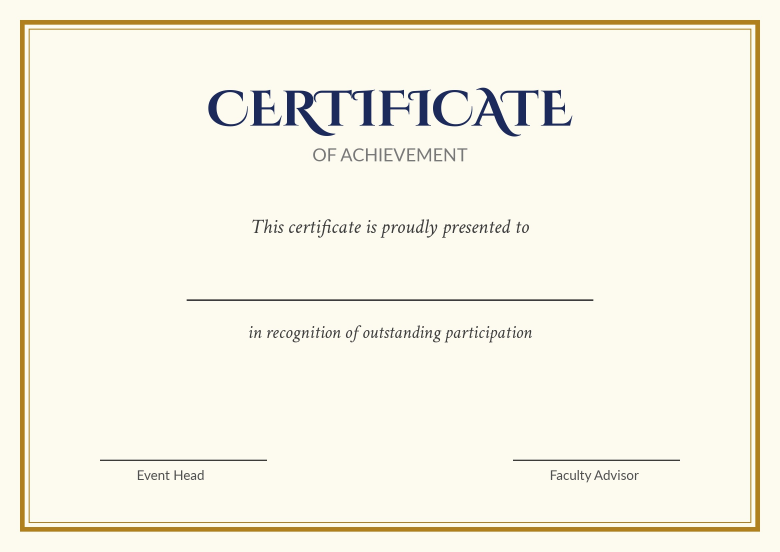
#> input picture samples/templates/classic_gold.jpg, 2339 x 1654 px (shown at 1/3 size)
$ python -i ai_helpers.py   (imports and definitions only)
#> lines starting #> are read from the running program, lines starting #| are printed output that depends on the picture; after the words box and inside, x2 and y2 are one past the last pixel; in counts of white or black regions, pixels touching at a corner belong together
#> further down, picture is the input picture: PIL image 2339x1654 RGB; mean R, G, B 246.4, 243.2, 229.2
"""Smart helpers.

1. suggest_name_position()  - looks at the template picture and finds the best
   spot for the participant's name (a blank line, or the biggest empty area).
   Pure image analysis, works offline.

2. draft_email_offline()    - ready-made email wording in different tones.

3. draft_email_with_ai()    - OPTIONAL. Uses Claude or Gemini (the organiser's
   own API key) to write the email from a one-line description.
   Only the event description you type is sent. No participant names or
   emails are ever sent to the AI service.
"""
from __future__ import annotations

import json
import re
import urllib.error
import urllib.request

import numpy as np
from PIL import Image, ImageFilter


# --------------------------------------------------------------------------
# 1. Smart name placement
# --------------------------------------------------------------------------
# [22 lines left out: function _largest_empty_rectangle, not called in this run]


def suggest_name_position(image: Image.Image) -> dict:
    """Return {"x","y","w","reason"} - anchor (x, baseline y) and width limit, all as
    fractions of the page, for a centred participant name."""
    gray_img = image.convert("L")
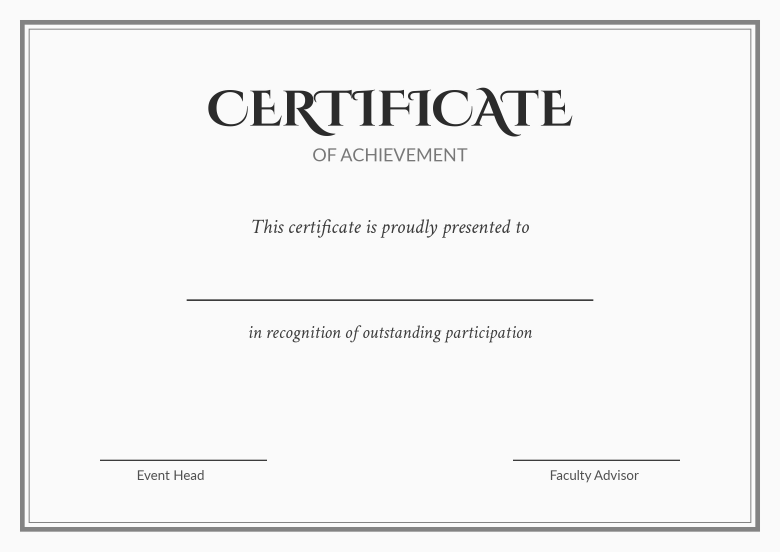
#> gray_img: PIL image 2339x1654 L (shown at 1/3 size); min 30, max 255, mean 242.3
    width = 800
    height = max(1, round(gray_img.height * width / gray_img.width))
#> height = 566
    gray_img = gray_img.resize((width, height), Image.LANCZOS)
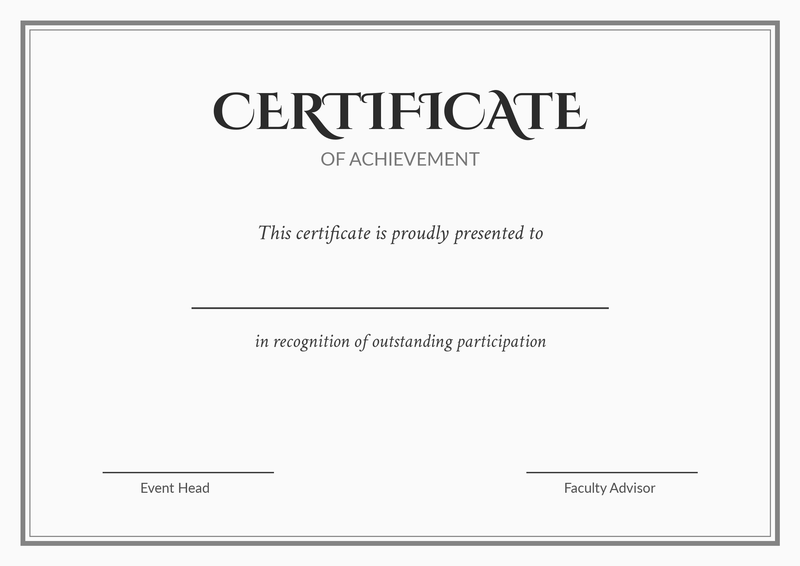
#> gray_img: PIL image 800x566 L; min 13, max 255, mean 242.2
    gray = np.asarray(gray_img, dtype=float)

    # --- A. look for a blank line ("____") where a name is meant to be written
    local_mean = np.asarray(gray_img.filter(ImageFilter.BoxBlur(10)), dtype=float)
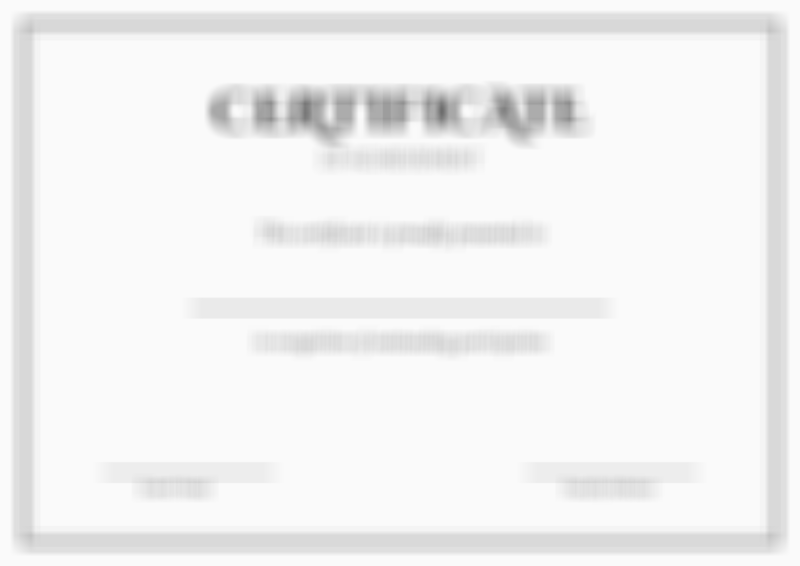
#> local_mean: shape (566, 800) float64; min 109, max 250, mean 242.2
    ink = gray < local_mean - 28
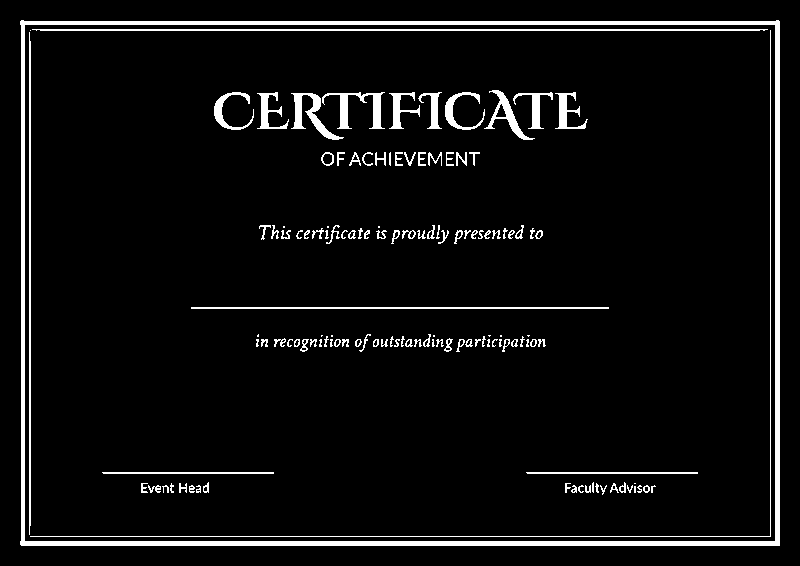
#> ink: shape (566, 800) bool; 5.6% white; 132 white regions (22 under 20 px), largest, box (x1, y1, x2, y2) and area: (20, 20, 780, 546) 11489, (32, 29, 768, 31) 1459, (30, 30, 771, 537) 1247
    best = None
    min_run = int(width * 0.16)
    for y in range(int(height * 0.28), int(height * 0.74)):
        row = ink[y]
        # longest run of True
        padded = np.concatenate(([0], row.astype(int), [0]))
        diff = np.diff(padded)
        starts, ends = np.where(diff == 1)[0], np.where(diff == -1)[0]
        if len(starts) == 0:
            continue
        lengths = ends - starts
        k = int(np.argmax(lengths))
        if lengths[k] < min_run:
            continue
        x0, x1 = int(starts[k]), int(ends[k])
        # a real writing line has empty space above it
        band = ink[max(0, y - int(height * 0.09)):max(1, y - 6), x0:x1]
        density = band.mean() if band.size else 1.0
        if density > 0.04:
            continue
        score = lengths[k] * (1 - density) - abs((x0 + x1) / 2 - width / 2) * 0.3
        if best is None or score > best[0]:
            best = (score, y, x0, x1)
#> this loop made 260 passes
#> (k, x0, x1, score, best) on pass 150: (2, 191, 609, 418, (418, 307, 191, 609))
#> k on passes 1 to 6: 8, 8, 5, 5, 22, 23
    if best:
        _, y, x0, x1 = best
#> y = 307
        line_width = (x1 - x0) / width
#> line_width = 0.522
        return _finish({
            "x": ((x0 + x1) / 2) / width,
            "y": (y - 5) / height,
            "w": min(0.9, line_width * 1.05),
            "reason": "Found a blank line on the template - name placed just above it.",
        }, gray, width, height)

    # --- B. otherwise use the biggest empty area in the middle of the page
    cell = 16
    gh, gw = height // cell, width // cell
    grid = gray[:gh * cell, :gw * cell].reshape(gh, cell, gw, cell)
    flat = grid.std(axis=(1, 3)) < 9
    means = grid.mean(axis=(1, 3))
    # the page colour = the most common colour among flat cells (ignores coloured side bars)
    if flat.any():
        values, counts = np.unique((means[flat] // 12).astype(int), return_counts=True)
        background = float(values[int(np.argmax(counts))] * 12 + 6)
        flat = flat & (np.abs(means - background) < 24)
    lo, hi = int(gh * 0.25), int(gh * 0.80)
    r, c, h, w = _largest_empty_rectangle(flat[lo:hi], height_cap=max(2, int(gh * 0.16)))
    if h >= 2 and w >= gw * 0.25:
        center_x = (c + w / 2) / gw
        center_y = (lo + r + h / 2) / gh
        return _finish({
            "x": center_x, "y": min(0.9, center_y + 0.03), "w": min(0.9, w / gw * 0.95),
            "reason": "Placed in the largest empty area of the template.",
        }, gray, width, height)

    return _finish({"x": 0.5, "y": 0.55, "w": 0.6,
                    "reason": "Could not find an empty area - centred as a starting point."}, gray, width, height)


def _finish(result: dict, gray: np.ndarray, width: int, height: int) -> dict:
    """Plain floats (JSON-safe) + a text colour that is readable on this background."""
#> called with width = 800, height = 566
    x0 = int(max(0, (result["x"] - result["w"] / 2)) * width)
#> x0 = 180
    x1 = int(min(1, (result["x"] + result["w"] / 2)) * width)
#> x1 = 619
    y0 = int(max(0, result["y"] - 0.08) * height)
#> y0 = 256
    y1 = int(min(1, result["y"] + 0.02) * height)
#> y1 = 313
    patch = gray[y0:max(y1, y0 + 1), x0:max(x1, x0 + 1)]
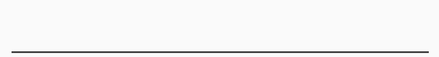
#> patch: shape (57, 439) float64; min 44, max 255, mean 244.4
    dark = bool(patch.size and patch.mean() < 110)
#> dark = False
    out = {k: (float(v) if not isinstance(v, str) else v) for k, v in result.items()}
#> out = 4 items
    out["color"] = "#f3e2a9" if dark else "#1b2a5a"
    return out


# --------------------------------------------------------------------------
# 2. Email wording without AI
# --------------------------------------------------------------------------
TONES = {
    "Formal": (
        "Your {{Event}} certificate",
        "Dear {{Name}},\n\n"
        "Thank you for your participation in {{Event}}. Please find your certificate "
        "attached to this email as a PDF.\n\n"
        "We appreciate your contribution and wish you every success in the future.\n\n"
        "Yours sincerely,\n{{Organizer}}",
    ),
    "Friendly": (
        "Congratulations, {{Name}}! Your {{Event}} certificate is here",
        "Hi {{Name}},\n\n"
        "Congratulations, and thank you for being part of {{Event}}! "
        "Your certificate is attached to this email (PDF).\n\n"
        "It was great having you with us - hope to see you at our next event.\n\n"
        "Cheers,\n{{Organizer}}",
    ),
    "Short & simple": (
        "Your certificate - {{Event}}",
        "Dear {{Name}},\n\nYour certificate for {{Event}} is attached.\n\nRegards,\n{{Organizer}}",
    ),
    "Celebratory": (
        "You did it, {{Name}}! Certificate for {{Event}}",
        "Dear {{Name}},\n\n"
        "Congratulations on your achievement at {{Event}}! "
        "We are delighted to present your personalised certificate, attached as a PDF.\n\n"
        "Your effort and enthusiasm made the event a success. Well done!\n\n"
        "Warm regards,\n{{Organizer}}",
    ),
}


def draft_email_offline(tone: str) -> tuple[str, str]:
    return TONES.get(tone, TONES["Formal"])


# --------------------------------------------------------------------------
# 3. Optional AI-written email
# --------------------------------------------------------------------------
AI_PROVIDERS = {
    "Claude (Anthropic)": {"model": "claude-sonnet-5-5", "help": "Key from console.anthropic.com"},
    "Gemini (Google AI Studio - free tier)": {"model": "gemini-2.5-flash", "help": "Free key from aistudio.google.com"},
}

_SYSTEM = (
    "You write short, polite emails that accompany a certificate attached as a PDF. "
    "Reply with ONLY a JSON object: {\"subject\": \"...\", \"body\": \"...\"}. "
    "Rules: plain text only (no markdown, no emoji); at most 140 words; the body must start "
    "with a greeting that uses {{Name}}; mention that the certificate is attached; "
    "you may use ONLY these placeholders exactly as written: {allowed}; "
    "do not invent dates, places, links, prizes or facts that the organiser did not state; "
    "end with a sign-off using {{Organizer}} when that placeholder is allowed."
)


class AIError(Exception):
    """Raised with a message that is safe to show to the organiser."""


# [75 lines left out: functions _http_json, _parse_draft, draft_email_with_ai, not called in this run]

>>> from PIL import Image
>>> picture = Image.open('samples/templates/classic_gold.jpg')
>>> result = suggest_name_position(picture)
#> result = 5 items

$ run again, on samples/templates/modern_green.jpg
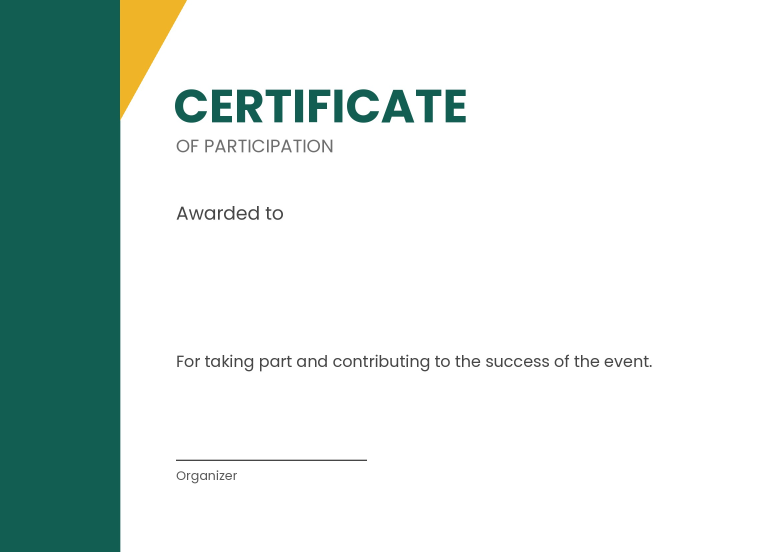
#> input picture samples/templates/modern_green.jpg, 2339 x 1654 px (shown at 1/3 size)
#> picture is the input picture: PIL image 2339x1654 RGB; mean R, G, B 214.3, 226.4, 223.1
#> in suggest_name_position, `ink = gray < local_mean - 28`:
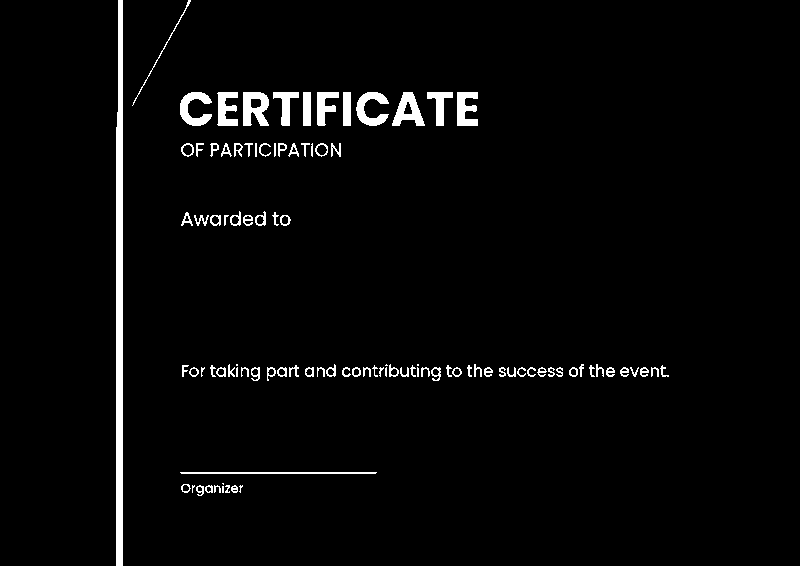
#> ink: shape (566, 800) bool; 2.9% white; 100 white regions (11 under 20 px), largest, box (x1, y1, x2, y2) and area: (116, 0, 123, 566) 3723, (243, 92, 269, 126) 635, (392, 92, 425, 126) 582
#> the loop in suggest_name_position, `for y in range(int(height * 0.28), int(height * 0.74)):` made 260 passes
#> (starts, ends, lengths) on passes 1 to 3: ([116], [123], [7]), ([116], [123], [7]), ([116], [123], [7])
#> values = [5, 15, 21]; counts = [245, 10, 1281]
#> background = 258
#> in suggest_name_position, `flat = flat & (np.abs(means - background) < 24)`:
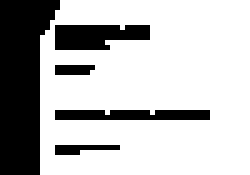
#> flat: shape (35, 50) bool (shown 5 times larger); 73.2% white; 5 black regions (2 under 20 px), largest, box (x1, y1, x2, y2) and area: (0, 0, 12, 35) 299, (11, 5, 30, 10) 77, (11, 22, 42, 24) 60
#> lo = 8; hi = 28
#> after the loop in _largest_empty_rectangle, `for r in range(rows):`: best = (7, 8, 5, 42); best_area = 210; heights = 50 values, max 20 at index 8, min 0 at index 0, mean 6.88
#> r = 7; c = 8; h = 5; w = 42
#> center_x = 0.58
#> center_y = 0.5
#> x0 = 144
#> x1 = 783
#> y0 = 254
#> y1 = 311
#> patch: shape (57, 639) float64; every value is 255
#> dark = False
#> out = 4 items
#> result = 5 items
